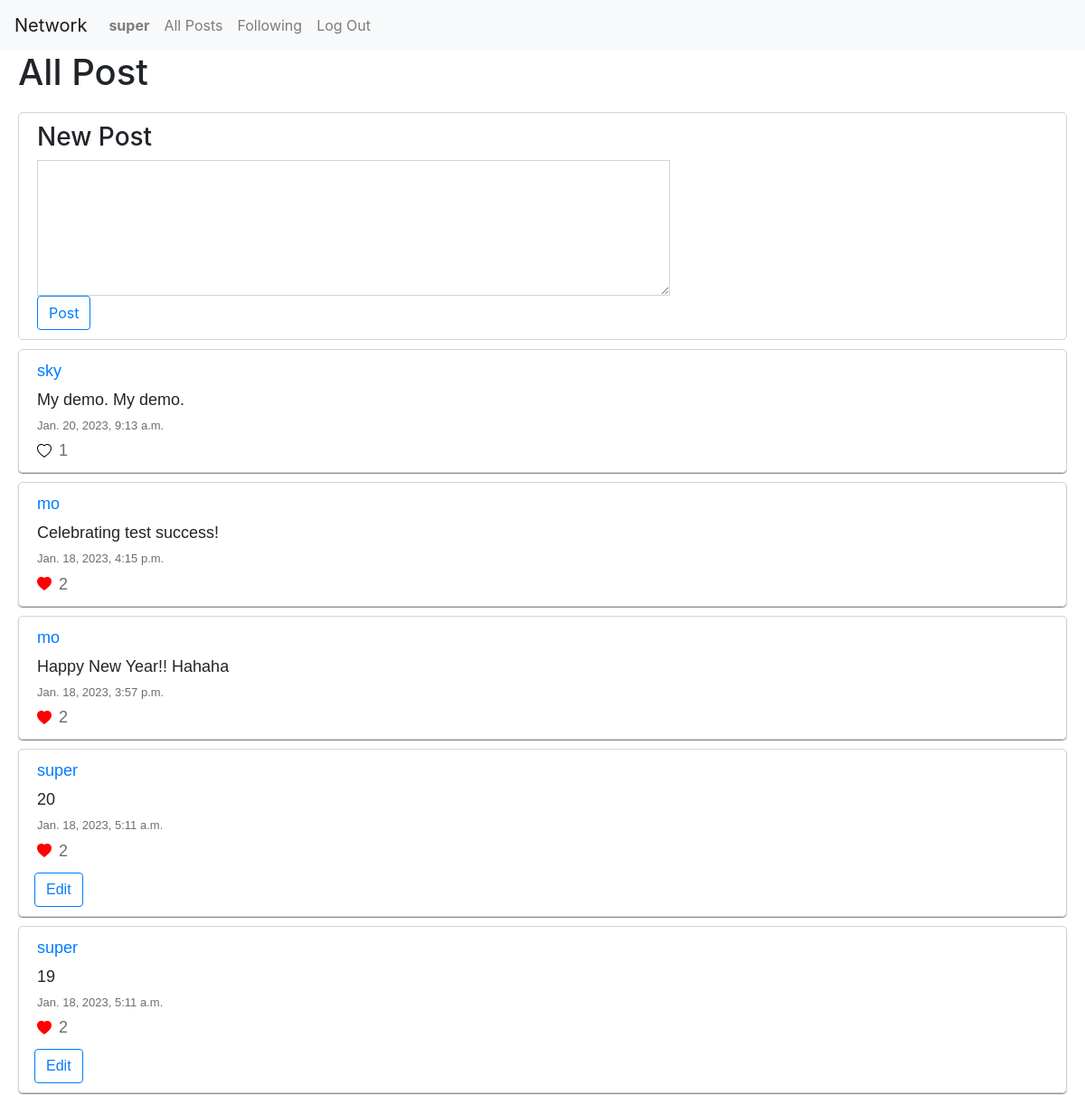
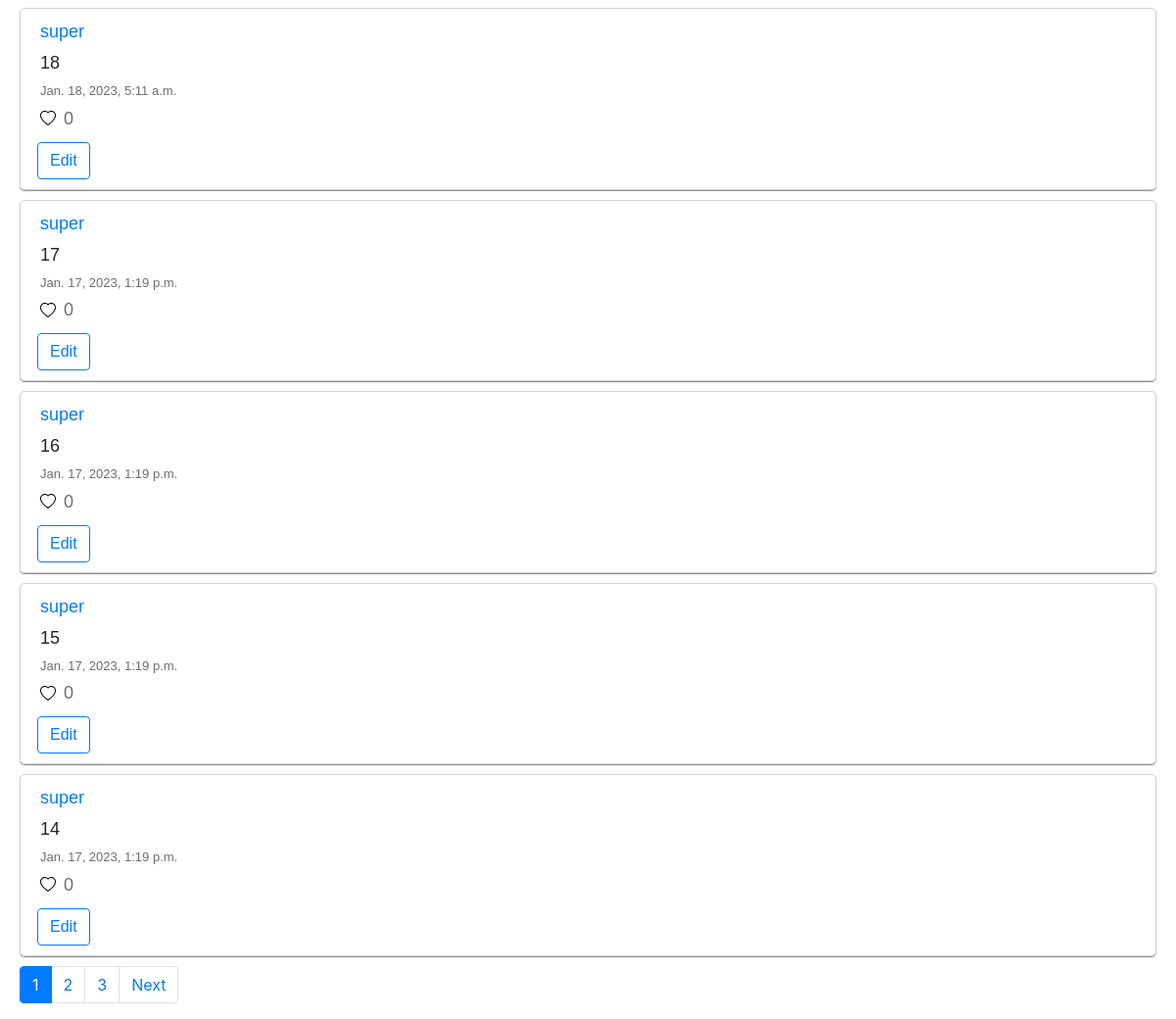
The app's page / (signed in) with its own data (2 pictures, top to bottom).
### network/models.py (models this page shows, shortened)
class User(AbstractUser):
    pass

class Post(models.Model):
    content = models.CharField(default="", max_length=500)
    user = models.ForeignKey(User, on_delete=models.CASCADE, related_name="post", null=True)
    date = models.DateTimeField(null=True)
    like = models.IntegerField(default=0)

### network/views.py (the view, shortened to what this page needs)
# urls.py: path("", views.index, name="index"),
def index(request):
    posts = Post.objects.all().order_by("-date")
    paginator = Paginator(posts, 10)
    page_number = request.GET.get('page')
    page_obj = paginator.get_page(page_number)
    list = [i for i in range(1,paginator.num_pages+1)]
    return render(request, "network/index.html", {
        "form" : newpost(),
        "empty" : Like.objects.none(),
        "page_obj": page_obj,
        "list": list
    })

### network/views.py
class newpost(forms.Form):
    content = forms.CharField(label="",widget=forms.Textarea)
    def __init__(self, *args, **kwargs):
        super(newpost, self).__init__(*args, **kwargs)
        self.fields['content'].widget.attrs['style'] = 'width:700px; height:150px; display:block; border: 1px solid lightgray;'

### network/templates/network/index.html (shortened to what this page needs)
{% extends "network/layout.html" %}
{% load static %}
{% block body %}
    {% if user.is_authenticated %}
    <h1>All Post</h1>
    <div class="new_post">
        <h3>New Post</h3>
        <form action="{% url 'index' %}" method="POST">
            {{form}}
            <input type="submit" value="Post" class="btn btn-outline-primary">
        </form>
    </div>
    {% endif %}
    {% for post in page_obj %}
        <div class = "single_post">
        <div><a href="{% url 'profile' id=post.user.id %}">{{post.user}}</a></div>
        <div id="content{{post.id}}" class="p_content">{{post.content}}</div>
        <div class="date">{{post.date}}</div>
        {% if user.is_authenticated %}
        <div id="unlike{{post.id}}" style="display: none;" class="like_button">
            <button type="button" class="btn btn-link unlike" value="{{post.id}}">
                <svg xmlns="http://www.w3.org/2000/svg" width="16" height="16" fill="red" class="bi bi-heart-fill" viewBox="0 0 16 16">
                <path fill-rule="evenodd" d="M8 1.314C12.438-3.248 23.534 4.735 8 15-7.534 4.736 3.562-3.248 8 1.314z"/>
                </svg>
            </button>
        </div>
        <div id="like{{post.id}}" style="display: block;" class="like_button">
            <button type="button" class="btn btn-link like" value="{{post.id}}">
            </button>
        </div>
        <div id="number{{post.id}}" class="like_num">{{post.like}}</div>
        {% else %}
        <div id="number{{post.id}}" class="like_num notuser">{{post.like}} likes</div>
        {% endif %}
        {% if post.user == user %}
        <button type="button" id="edit{{post.id}}" class="btn btn-outline-primary edit" value="{{post.id}}">Edit</button>
        {% endif %}
        </div>
    {% endfor %}
    <nav aria-label="..." class="pag">
        <ul class="pagination">
            {% for l in list %}
                {% if l == page_obj.number %}
                    <li class="page-item active" aria-current="page">
                    <a class="page-link" href="?page={{l}}">{{ l }}<span class="sr-only">(current)</span></a>
                    </li>
                {% else %}
                    <li class="page-item"><a class="page-link" href="?page={{l}}">{{l}}</a></li>
                {% endif %}
            {% endfor %}
            {% if page_obj.has_next %}
            <li class="page-item">
            <a class="page-link" href="?page={{ page_obj.next_page_number }}">Next</a>
            </li>
            {% endif %}
        </ul>
    </nav>
{% endblock %}

### network/templates/network/layout.html (shortened to what this page needs)
{% load static %}
<!DOCTYPE html>
<html lang="en">
    <head>
        <link rel="stylesheet" href="https://stackpath.bootstrapcdn.com/bootstrap/4.4.1/css/bootstrap.min.css">
        <link href="{% static 'network/styles1.css' %}" rel="stylesheet">
    </head>
    <body>
        <nav class="navbar navbar-expand-lg navbar-light bg-light">
            <a class="navbar-brand" href="#">Network</a>
            <div>
              <ul class="navbar-nav mr-auto">
                {% if user.is_authenticated %}
                    <li class="nav-item">
                        <a class="nav-link" id="profile" href="{% url 'profile' id=user.id %}"><strong>{{ user.username }}</strong></a>
                    </li>
                {% endif %}
                <li class="nav-item">
                  <a class="nav-link" href="{% url 'index' %}">All Posts</a>
                </li>
                {% if user.is_authenticated %}
                    <li class="nav-item">
                        <a class="nav-link" href="{% url 'following'%}">Following</a>
                    </li>
                    <li class="nav-item">
                        <a class="nav-link" href="{% url 'logout' %}">Log Out</a>
                    </li>
                {% endif %}
              </ul>
            </div>
          </nav>
        <div class="body">
            {% block body %}
            {% endblock %}
        </div>
    </body>
</html>

### network/static/network/styles1.css (style rules this page uses)
.single_post { border: 1px solid lightgray; border-radius: 5px; margin-top: 10px; margin-left: 20px; margin-right: 20px; margin-bottom: 10px; padding-top: 10px; padding-bottom: 10px; padding-left: 20px; font-family: "Helvetica"; font-style: normal; font-weight: 400; font-size: large; box-shadow: 0 1px 1px rgba(103, 103, 103, 0.8); }
.pag { margin-left: 20px; margin-top: 10px; }
.new_post { border: 1px solid lightgray; border-radius: 5px; margin-left: 20px; margin-right: 20px; margin-top: 20px; padding-top: 10px; padding-bottom: 10px; padding-left: 20px; }
.date { color: rgb(109, 109, 109); font-size: 13px; margin-bottom: 5px; }
.like_button { margin-left: -13px; margin-top: -6px; display: inline; float: left; }
.like_num { margin-left: -5px; color: rgb(109, 109, 109); display: inline; }
.edit { margin-top: 10px; margin-left: -3px; display: block; }
h1 { margin-left: 20px; }
.p_content { margin-top: 5px; margin-bottom: 5px; }

### records on screen
User: username "super"
Post: user "sky", content "My demo. My demo.", date "Jan. 20, 2023, 9:13 a.m.", {{ post.id }} 49 (drawn), like "1"
Post: user "mo", content "Celebrating test success!", date "Jan. 18, 2023, 4:15 p.m.", {{ post.id }} 47 (drawn), like "2"
Post: user "mo", content "Happy New Year!! Hahaha", date "Jan. 18, 2023, 3:57 p.m.", {{ post.id }} 46 (drawn), like "2"
Post: user "super", content "20", date "Jan. 18, 2023, 5:11 a.m.", {{ post.id }} 44 (drawn), like "2"
Post: user "super", content "19", date "Jan. 18, 2023, 5:11 a.m.", {{ post.id }} 43 (drawn), like "2"
Post: user "super", content "18", date "Jan. 18, 2023, 5:11 a.m.", {{ post.id }} 42 (drawn), like "0"
Post: user "super", content "17", date "Jan. 17, 2023, 1:19 p.m.", {{ post.id }} 21 (drawn), like "0"
Post: user "super", content "16", date "Jan. 17, 2023, 1:19 p.m.", {{ post.id }} 20 (drawn), like "0"
Post: user "super", content "15", date "Jan. 17, 2023, 1:19 p.m.", {{ post.id }} 19 (drawn), like "0"
Post: user "super", content "14", date "Jan. 17, 2023, 1:19 p.m.", {{ post.id }} 18 (drawn), like "0"

### other values on screen
{{ l }} "1"
{{ l }} "2" "3"
